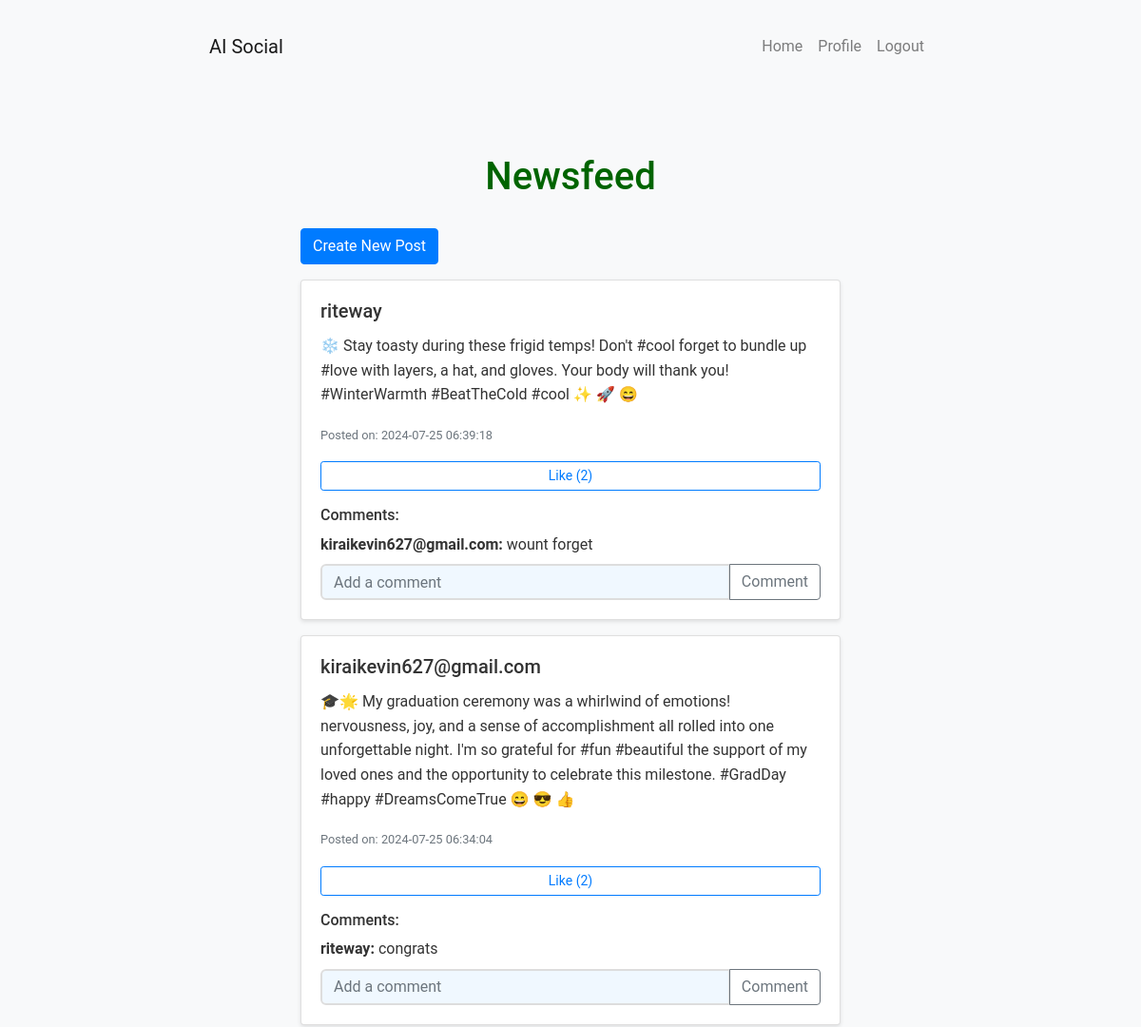
Page / (signed in, upper part) on the earlier database version.
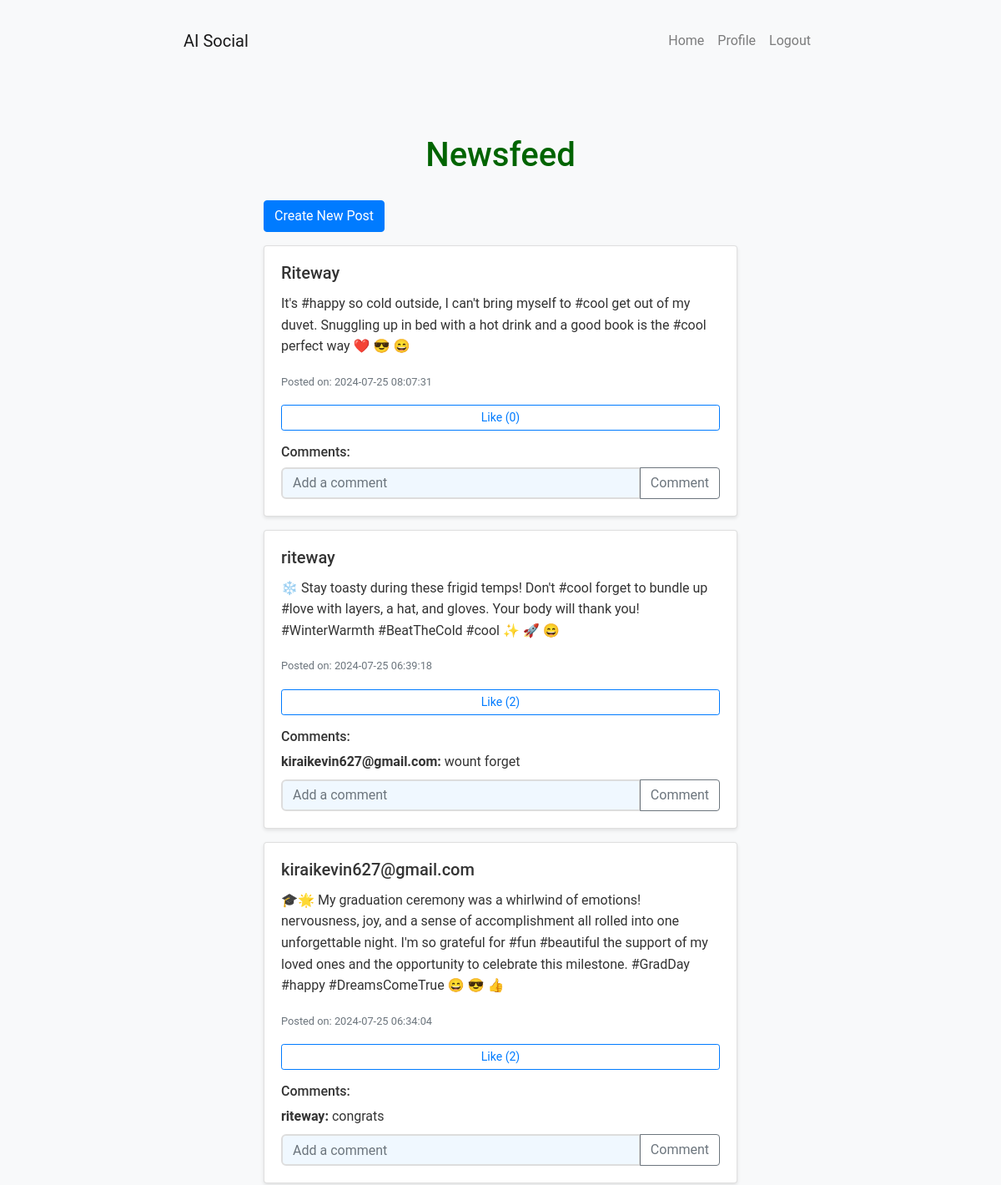
Same page on the later database version.
### models.py (models this page shows)
class Post(db.Model):
    id = db.Column(db.Integer, primary_key=True)
    content = db.Column(db.Text, nullable=False)
    timestamp = db.Column(db.DateTime, index=True, default=datetime.utcnow)
    user_id = db.Column(db.Integer, db.ForeignKey('user.id'))
    comments = db.relationship('Comment', backref='post', lazy='dynamic')
    likes = db.relationship('Like', backref='post', lazy='dynamic')

class User(UserMixin, db.Model):
    id = db.Column(db.Integer, primary_key=True)
    username = db.Column(db.String(64), unique=True, nullable=False)
    password = db.Column(db.String(128), nullable=False)
    posts = db.relationship('Post', backref='author', lazy='dynamic')
    comments = db.relationship('Comment', backref='author', lazy='dynamic')
    likes = db.relationship('Like', backref='user', lazy='dynamic')

class Comment(db.Model):
    id = db.Column(db.Integer, primary_key=True)
    content = db.Column(db.Text, nullable=False)
    timestamp = db.Column(db.DateTime, index=True, default=datetime.utcnow)
    user_id = db.Column(db.Integer, db.ForeignKey('user.id'))
    post_id = db.Column(db.Integer, db.ForeignKey('post.id'))

### app.py (the view)
@app.route('/')
@login_required
def newsfeed():
    posts = Post.query.order_by(Post.timestamp.desc()).all()
    return render_template('newsfeed.html', posts=posts)

### app.py (called while the page is built)
@login_manager.user_loader
def load_user(user_id):
    return User.query.get(int(user_id))

### templates/newsfeed.html
{% extends "base.html" %}
{% block content %}
<div class="container">
    <h1>Newsfeed</h1>
    <a href="{{ url_for('new_post') }}" class="btn btn-primary mb-3">Create New Post</a>
    {% for post in posts %}
        <div class="card mb-3">
            <div class="card-body">
                <h5 class="card-title">{{ post.author.username }}</h5>
                <p class="card-text">{{ post.content }}</p>
                <p class="card-text"><small class="text-muted">Posted on: {{ post.timestamp.strftime('%Y-%m-%d %H:%M:%S') }}</small></p>
                <form action="{{ url_for('like_post', post_id=post.id) }}" method="post" class="d-inline">
                    <button type="submit" class="btn btn-outline-primary btn-sm">Like ({{ post.likes.count() }})</button>
                </form>
                <h6 class="mt-3">Comments:</h6>
                {% for comment in post.comments %}
                    <p class="mb-1"><strong>{{ comment.author.username }}:</strong> {{ comment.content }}</p>
                {% endfor %}
                <form action="{{ url_for('comment_post', post_id=post.id) }}" method="post" class="mt-2">
                    <div class="input-group">
                        <input type="text" name="content" class="form-control" placeholder="Add a comment">
                        <div class="input-group-append">
                            <button type="submit" class="btn btn-outline-secondary">Comment</button>
                        </div>
                    </div>
                </form>
            </div>
        </div>
    {% endfor %}
</div>
{% endblock %}

### templates/base.html (shortened to what this page needs)
<!DOCTYPE html>
<html lang="en">
<head>
    <link rel="stylesheet" href="https://stackpath.bootstrapcdn.com/bootstrap/4.5.2/css/bootstrap.min.css">
    <link rel="stylesheet" href="{{ url_for('static', filename='styles.css') }}">
</head>
<body>
    <nav class="navbar navbar-expand-lg navbar-light bg-light">
        <div class="container">
            <a class="navbar-brand" href="{{ url_for('newsfeed') }}">AI Social</a>
            <div class="collapse navbar-collapse" id="navbarNav">
                <ul class="navbar-nav ml-auto">
                    {% if current_user.is_authenticated %}
                        <li class="nav-item">
                            <a class="nav-link" href="{{ url_for('newsfeed') }}">Home</a>
                        </li>
                        <li class="nav-item">
                            <a class="nav-link" href="{{ url_for('profile', username=current_user.username) }}">Profile</a>
                        </li>
                        <li class="nav-item">
                            <a class="nav-link" href="{{ url_for('logout') }}">Logout</a>
                        </li>
                    {% endif %}
                </ul>
            </div>
        </div>
    </nav>
    <div class="container mt-4">
        {% block content %}{% endblock %}
    </div>
</body>
</html>

### static/styles.css (style rules this page uses)
:root { --bg-color: #f0f8ff; --text-color: #333; --header-color: #006400; --section-bg: #ffffff; --button-bg: #4CAF50; --button-hover: #45a049; --input-border: #ddd; --result-bg: #e6e6e6; }
body { font-family: 'Roboto', Arial, sans-serif; line-height: 1.6; margin: 0; padding: 0; background-color: var(--bg-color); color: var(--text-color); transition: background-color 0.3s, color 0.3s; }
.container { width: 80%; max-width: 1200px; margin: auto; overflow: hidden; padding: 20px; }
h1 { color: var(--header-color); text-align: center; font-size: 2.5em; margin-bottom: 30px; }
input[type="text"], input[type="password"], input[type="number"], textarea, select { width: 100%; padding: 12px; margin-bottom: 15px; border: 2px solid var(--input-border); border-radius: 6px; font-size: 16px; transition: border-color 0.3s; background-color: var(--bg-color); color: var(--text-color); }
button { display: block; width: 100%; padding: 12px; background: var(--button-bg); color: white; border: none; border-radius: 6px; font-size: 18px; cursor: pointer; transition: background-color 0.3s; }
body { background-color: #f8f9fa; }
.container { max-width: 800px; }
.card { box-shadow: 0 2px 4px rgba(0,0,0,0.1); }

Differences in the rows shown:
added Post: author.username "Riteway", content "It's #happy so cold outside, I can't bring myself to #cool get out of my duvet. Snuggling up in bed with a hot drink and a good book is the #cool perfect way ❤️ 😎 😄", timestamp "2024-07-25 08:07:31", likes.count "0"
